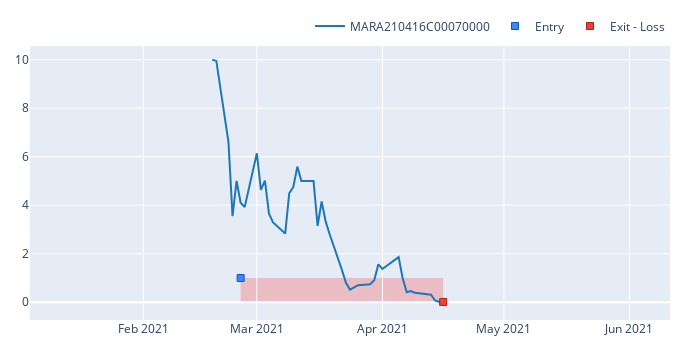
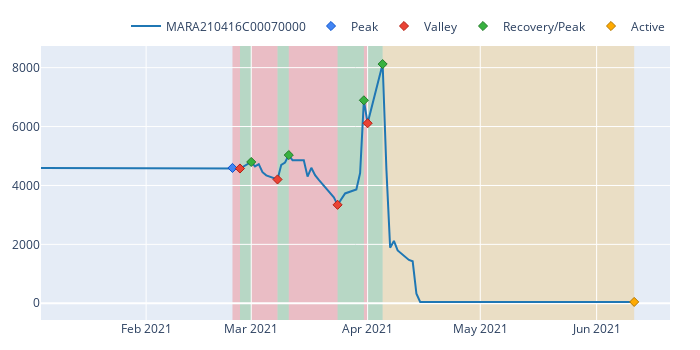
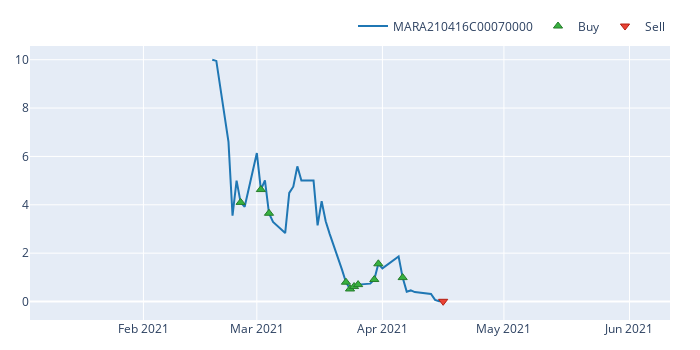
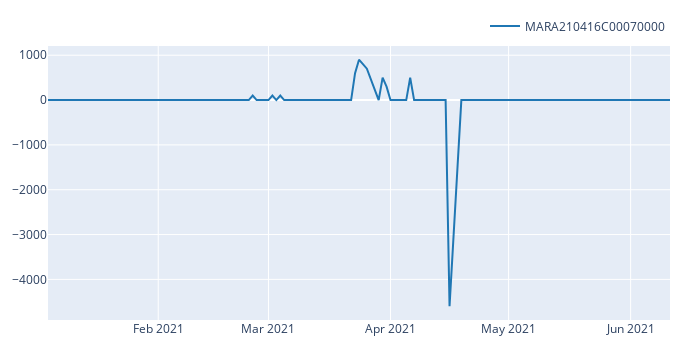

The code cell stored with these charts, in order, in its notebook:
### Code cell
# get single cidx
# cidx = [i for i,c in enumerate(contracts) if 'AMC210528C00012000' in c][0]
# cidx = [i for i,c in enumerate(contracts) if 'AMC210521C00014000' in c][0]
# cidx = [i for i,c in enumerate(contracts) if 'BB210521C00011000' in c][0]
symbol = 'MARA210416C00070000' #'NUE210521C00085000'#'AAL210521C00025000'
cidx = [i for i,c in enumerate(contracts) if symbol in c][0]

# cidx = 172
portfolio.trades[contracts[cidx][:4]][contracts[cidx][-1]].plot().show()
# portfolio[contracts[cidx][:4]][contracts[cidx][-1]].cumulative_returns().vbt.plot().show()
portfolio[contracts[cidx][:4]][contracts[cidx][-1]].get_drawdowns().plot().show()
portfolio.orders[contracts[cidx][:4]][contracts[cidx][-1]].plot().show()
entry_exit_size_df[contracts[cidx][:4]][contracts[cidx][-1]].vbt.plot().show()

# portfolio.trades['expiration']['Call']['AMC']['2021-03-05']['AMC210305C00007000'].plot().show()
# portfolio['expiration']['Call']['AMC']['2021-03-05']['AMC210305C00007000'].cumulative_returns().vbt.plot()
